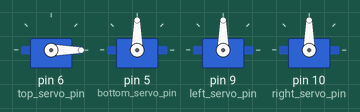
Recording of a sketch running on a simulated Arduino Uno, built with avr-gcc and run on an emulated ATmega328P. Parts: 4 × servo.

Above: at 0.1 s.
At 10.3 s:
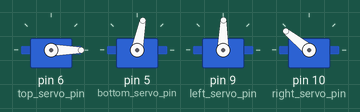
At 20.5 s:
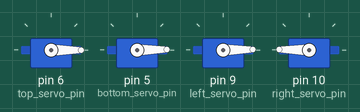
At 22.5 s:
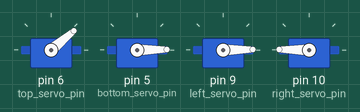
At 28.3 s:
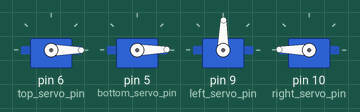
At 38.3 s:
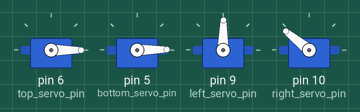
Timing chart, 0 to 39.8 s (numbered marks = the images above):
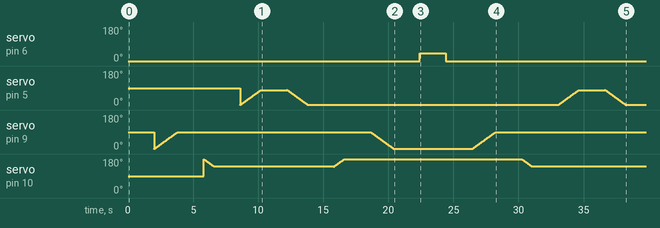

The sketch:

mearm-robot-arm.ino
```cpp
/**
 * This project uses Four Servo motors, & Wooden MeArm kit
 * Set up the MeArm kit according to this: https://youtu.be/Q9JOKQaIR1w?si=FH6BwU4QdSnlqUQY
 * The claw servo is programmed to close the claw. Picking up any object in between it
 * The left and right servo will move in sequence to lift the object from the ground
 * The bottom servo will rotate to move the object to the other side
 * Finally the motion sequence is executed in a reverse order to drop the item where it was intially
 * This is just to verify the set up of the MeArm kit
*/

#include <Servo.h>

#define MOVE_ARM_DELAY_TIME 2000
#define MOVE_SERVO_DELAY_TIME 20
#define TOP_SERVO_MIN 0
#define TOP_SERVO_MAX 40
#define BOTTOM_SERVO_MIN 0
#define BOTTOM_SERVO_MAX 80
#define LEFT_SERVO_MIN 0
#define LEFT_SERVO_MAX 90
#define RIGHT_SERVO_MIN 140
#define RIGHT_SERVO_MAX 180

const uint8_t top_servo_pin = 6;
const uint8_t bottom_servo_pin = 5;
const uint8_t left_servo_pin = 9;
const uint8_t right_servo_pin = 10;

Servo top_servo;
Servo bottom_servo;
Servo left_servo;
Servo right_servo;

void setup() {
  Serial.begin(9600);

  top_servo.attach(top_servo_pin);
  bottom_servo.attach(bottom_servo_pin);
  left_servo.attach(left_servo_pin);
  right_servo.attach(right_servo_pin);
}

void loop() {
  top_servo.write(TOP_SERVO_MIN);

  delay(MOVE_ARM_DELAY_TIME);

  moveServo(&left_servo, LEFT_SERVO_MIN, LEFT_SERVO_MAX);

  delay(MOVE_ARM_DELAY_TIME);

  moveServo(&right_servo, RIGHT_SERVO_MAX, RIGHT_SERVO_MIN);

  delay(MOVE_ARM_DELAY_TIME);

  moveServo(&bottom_servo, BOTTOM_SERVO_MIN, BOTTOM_SERVO_MAX);

  delay(MOVE_ARM_DELAY_TIME);

  moveServo(&bottom_servo, BOTTOM_SERVO_MAX, BOTTOM_SERVO_MIN);

  delay(MOVE_ARM_DELAY_TIME);

  moveServo(&right_servo, RIGHT_SERVO_MIN, RIGHT_SERVO_MAX);

  delay(MOVE_ARM_DELAY_TIME);

  moveServo(&left_servo, LEFT_SERVO_MAX, LEFT_SERVO_MIN);

  delay(MOVE_ARM_DELAY_TIME);

  top_servo.write(TOP_SERVO_MAX);

  delay(MOVE_ARM_DELAY_TIME);
}

void moveServo(Servo* servo, uint8_t start, uint8_t stop) {
  uint8_t i = start;

  if (stop > start) {
    for (; i < stop; i++) {
      servo->write(i);
      delay(MOVE_SERVO_DELAY_TIME);
    }
  } else if (start > stop) {
    for (; i > stop; i--) {
      servo->write(i);
      delay(MOVE_SERVO_DELAY_TIME);
    }
  }
}
```

Measured:
- by itself, servo on pin 6 (top_servo_pin): 0° → 40° at 22.4 s, → 0° 2.0 s later
